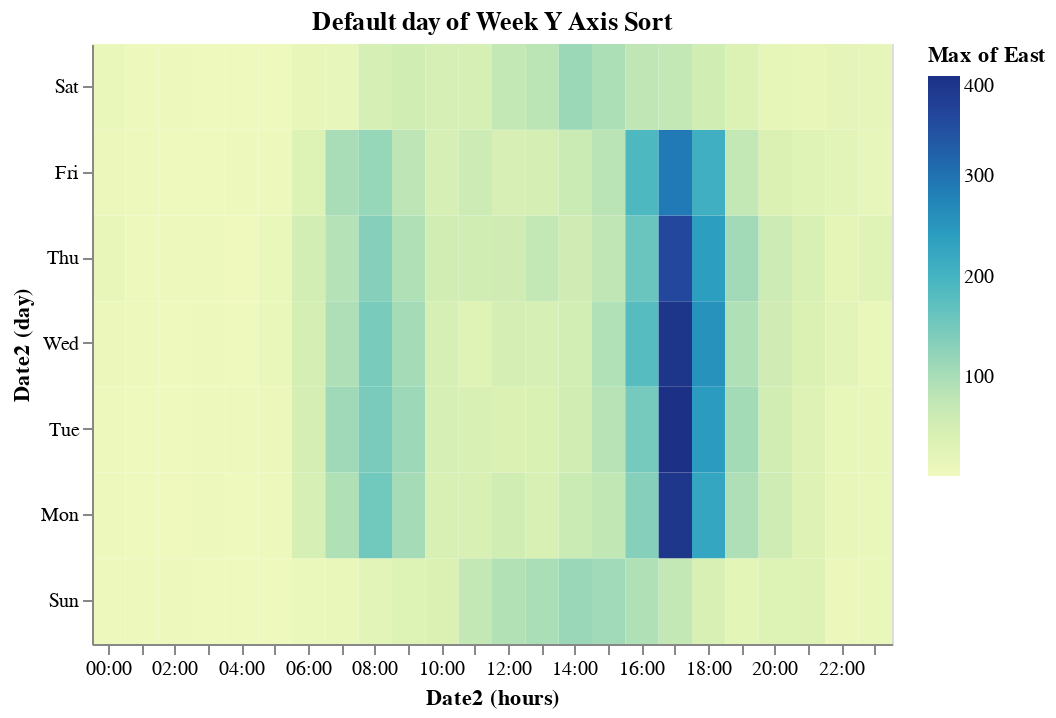

Notebook cell for this chart:
### Code cell
c2 = alt.Chart(bike2_df[0:400], title='Default day of Week Y Axis Sort').mark_rect().encode(
    x=alt.X('Date2:T', timeUnit='hours', type='ordinal'),
    y=alt.Y('Date2:T', timeUnit='day', type='ordinal', 
            sort='descending'),
    color=alt.Color('max(East):Q',   ) )
c2

### Figure 1 — Vega-Lite specification as saved in the notebook (floating-point values rounded to 4 significant figures; data arrays with more than 128 entries replaced by an {"elided": "..."} marker saying what was removed)
{"$schema": "https://vega.github.io/schema/vega-lite/v2.4.3.json", "config": {"view": {"height": 300, "width": 400}}, "data": {"values": {"elided": "400 records"}}, "encoding": {"color": {"aggregate": "max", "field": "East", "type": "quantitative"}, "x": {"field": "Date2", "timeUnit": "hours", "type": "ordinal"}, "y": {"field": "Date2", "sort": "descending", "timeUnit": "day", "type": "ordinal"}}, "mark": "rect", "title": "Default day of Week Y Axis Sort"}
